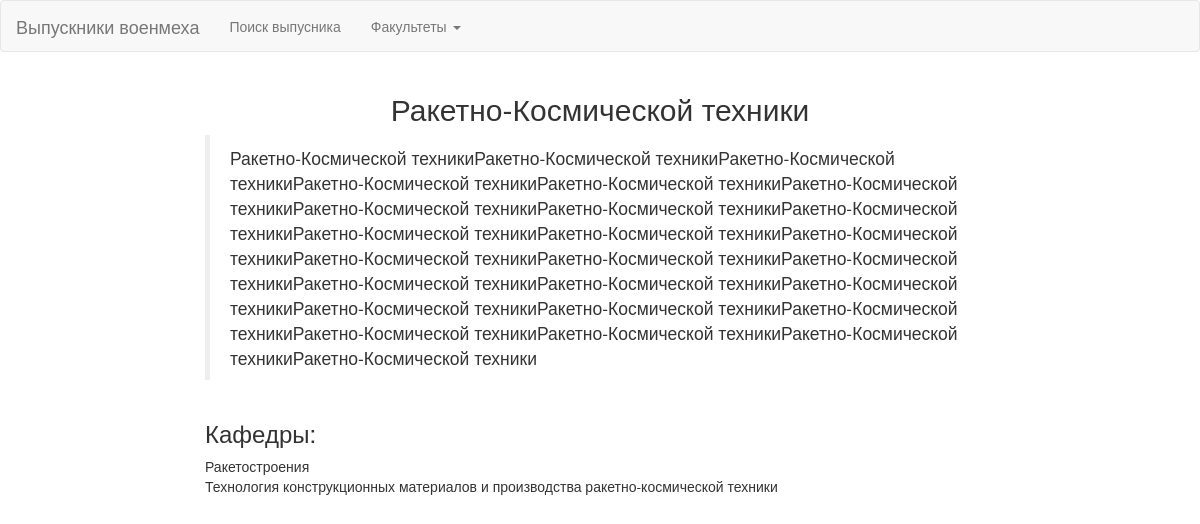
The page /get_faculty_description/1 on the database its author committed.
### graduates/models.py (models this page shows, shortened)
class Faculty(models.Model):
    faculty_name = models.CharField(max_length=100, )
    faculty_code = models.CharField(max_length=100, )
    faculty_description = models.TextField()
    class Meta:
        verbose_name = 'Факультет'
        verbose_name_plural = 'Факультеты'

class Kaf(models.Model):
    kaf_name = models.CharField(max_length=100, )
    kaf_code = models.CharField(max_length=100, )
    kaf_description = models.TextField()
    kaf_site = models.CharField(max_length=100, blank=True)
    kaf_faculty = models.ForeignKey(Faculty)
    class Meta:
        verbose_name = 'Кафедра'
        verbose_name_plural = 'Кафедры'

### graduates/views.py (the view)
# urls.py: url(r'^get_faculty_description/(?P<id>\d+)$', views.get_faculty_description),
def get_faculty_description(request, id):
    faculty = Faculty.objects.get(id=id)
    kafs = faculty.kaf_set.all()
    return render_to_response('faculty.html', {'faculty': faculty,
                                               'kafs': kafs
                                               })

### graduates/templates/faculty.html (shortened to what this page needs)
{% load staticfiles %}
<!DOCTYPE html>
<html lang="en">
<head>
    <link rel="stylesheet" type="text/css" href = "{% static "static/css/bootstrap.css" %}">
    <link rel="stylesheet" type="text/css" href = "{% static "static/css/style.css" %}">
</head>
<body>
    <nav class="navbar navbar-default">
        <div class="container-fluid">
            <div class="navbar-header">
                <a class="navbar-brand" href="#">Выпускники военмеха</a>
            </div>
            <ul class="nav navbar-nav">
                <li><a href="/">Поиск выпусника</a></li>
                <li class="dropdown">
                    <a class="dropdown-toggle" data-toggle="dropdown" href="#">Факультеты
                    <span class="caret"></span></a>
                </li>
            </ul>
        </div>
    </nav>
    <div class = "row">
        <h2 align="center">{{ faculty.faculty_name }}</h2>
    </div>
    <div class = "row">
        <div class="col-md-8 col-md-offset-2">
            <blockquote>{{ faculty.faculty_description }}</blockquote>
        </div>
    </div>
    <div class = "row">
        <div class="col-md-8 col-md-offset-2">
            <h3>Кафедры:</h3>
            <table class="table-responsive">
                {% for kaf in kafs %}
                    <tr class="tr-grad" onclick='return location.href ="get_kaf_description/{{ kaf.id }}"'>
                        <td>{{ kaf.kaf_name }}</td>
                    </tr>
                {% endfor %}
            </table>
        </div>
    </div>
</body>
</html>

### static/css/style.css (style rules this page uses)
.tr-grad { transition: 0.2s; cursor: pointer; }

### rows shown on the page
Faculty: faculty_name "Ракетно-Космической техники", faculty_description "Ракетно-Космической техникиРакетно-Космической техникиРакетно-Космической техникиРакетно-Космической техникиРакетно-Космической техникиРакетно-Космической техникиРакетно-Космической техникиРакетно-Космической техникиРакетно-Космической техникиРакетно-Космической техникиРакетно-Космической техникиРакетно-Космической техникиРакетно-Космической техникиРакетно-Космической техникиРакетно-Космической техникиРакетно-Космической техникиРакетно-Космической техникиРакетно-Космической техникиРакетно-Космической техникиРакетно-Космической техникиРакетно-Космической техникиРакетно-Космической техникиРакетно-Космической техникиРакетно-Космической техникиРакетно-Космической техники"
Kaf: kaf_name "Ракетостроения"
Kaf: kaf_name "Технология конструкционных материалов и производства ракетно-космической техники"
